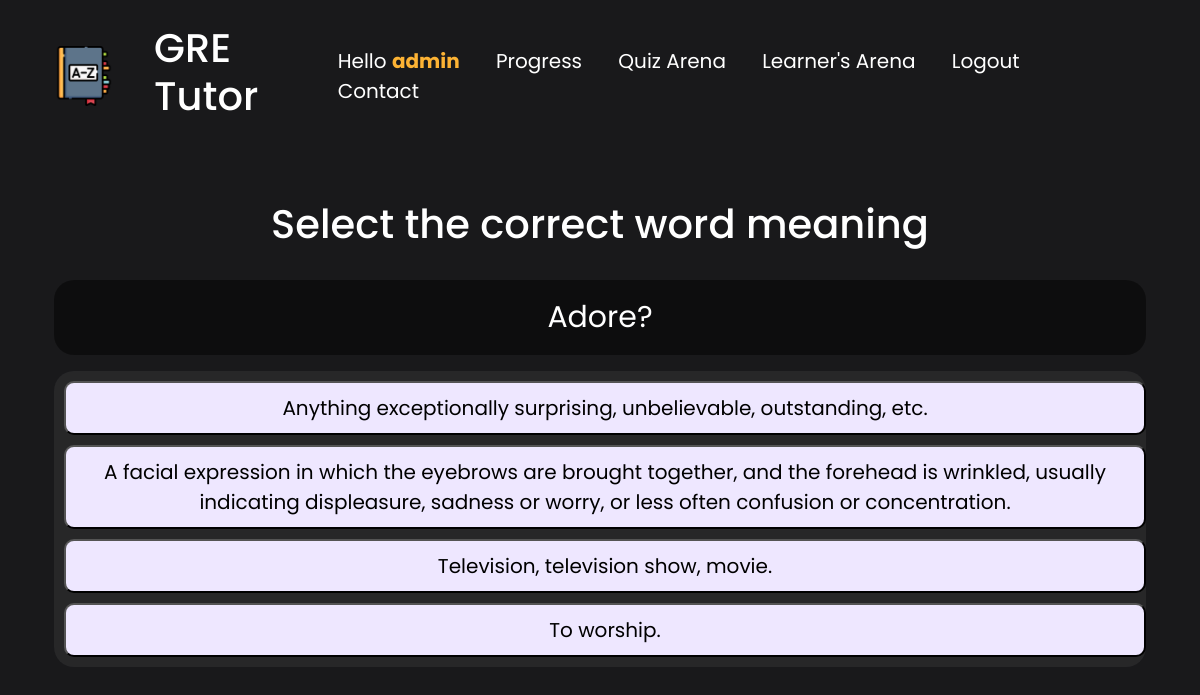
/quiz/1 (signed in), run on the app's committed database.
### gre/models.py (models this page shows, shortened)
class Word(models.Model):
    word_name = models.CharField(
        verbose_name="word name", max_length=50, null=False, unique=True, blank=False)
    meaning = models.CharField(
        verbose_name="word meaning", max_length=300, null=False, unique=True, blank=False)
    example = models.CharField(verbose_name="word example", max_length=300, null=True, blank=False)
    learner = models.ForeignKey(User, on_delete=models.CASCADE, null=False)
    category = models.ForeignKey(
        Category, on_delete=models.SET_NULL, null=True, blank=True)
    created = models.DateTimeField(auto_now_add=True)

### gre/views.py (the view)
# urls.py: path('quiz/<str:pk>', views.quiz_home, name='quiz-home'),
def quiz_home(request, pk):
    if request.user.id != int(pk):
        return redirect('error')
    if request.POST:
        ans = request.POST
        if ans["answer"] == ans["choice"]:
            messages.success(request, "Correct!")
        else:
            messages.error(request, "Wrong!")
    words = Word.objects.all().filter(learner=request.user)
    if len(words) < 4:
        return redirect('error')
    exhaust_data = list(words)[:10]
    option_data = list(words)[:10]
    temp = option_data.copy()
    q = random.choice(exhaust_data)
    exhaust_data.remove(q)
    temp.remove(q)
    other_op = [q]
    for _ in range(3):
        t = random.choice(temp)
        other_op.append(t)
        temp.remove(t)
    random.shuffle(other_op)
    context = {'other_op': other_op, 'word': q}
    return render(request, 'gre/quiz_home.html', context)

### gre/templates/gre/quiz_home.html (shortened to what this page needs)
{% include 'index.html' %} {% block content %}
<div class="container text-center p-4" style="color: white">
  <h1 class="p-4">Select the correct word meaning</h1>
  <div>
    <form action="" method="post">
      <div class="question">{{word.word_name}}?</div>
      <div class="quiz-options">
    {% for meaning in other_op %}
        <button class="block" name="choice" value="{{meaning.id}}" type="submit">
        {{meaning.meaning}}
      </button>
        {% endfor %}
      </div>
    </form>
  </div>
</div>
{% endblock content %}

### templates/index.html (shortened to what this page needs)
<!DOCTYPE html>
{% load static %}
<html lang="en">
  <head>
    <link
      href="https://cdn.jsdelivr.net/npm/bootstrap@5.3.0/dist/css/bootstrap.min.css"
      rel="stylesheet"
    />
    <link
      rel="stylesheet"
      href="https://cdnjs.cloudflare.com/ajax/libs/font-awesome/6.4.0/css/all.min.css"
    />
    <link rel="stylesheet" href="{% static 'styles/style.css' %}" />
  </head>
  <body>
    {% include 'header.html' %} {% block content %} {% endblock content %}
  </body>
</html>

### templates/header.html (shortened to what this page needs)
{% load static %}
<div>
    <nav class="navi container">
        <div class="site-logo">
            <a href="{% url 'main' %}">
                <img src="{% static 'images/site-logo.png' %}" alt="">
            </a>
                <a href="{% url 'main' %}" style="text-decoration:none;color:white;">
                    <h2 class="site-title">GRE Tutor</h4>
                </a>
            </div>
            <div class="site-options">
                {% if request.user.is_authenticated %}
                <a>Hello <b style="color:rgb(253, 179, 52);">{{request.user.username}}</b></a>
                <a href="{% url 'progress' request.user.id %}">Progress</a>
                <a href="{% url 'quiz-home' request.user.id %}">Quiz Arena</a>
                <a href="{% url 'user-profile' request.user.id %}">Learner's Arena</a>
                <a href="{% url 'logout' %}">Logout</a>
                {% else %}
                <a href="{% url 'login' %}">Login</a>
                <a href="{% url 'signup' %}">Signup</a>
                <a href="#">About Us</a>
                {% endif %}
                <a href="#">Contact</a>
        </div>
    </nav>
</div>

### static/styles/style.css (style rules this page uses)
body { font-family: "Poppins", sans-serif; background-repeat: no-repeat; background-attachment: fixed; background-size: cover; background-position: 0px -7rem; background-color: #19191b; }
.navi { display: flex; justify-content: space-between; align-items: center; padding: 1.5rem; color: white; }
.site-title { font-size: 40px; font-weight: 500; }
.site-logo { display: flex; justify-content: space-between; align-items: center; }
.site-logo img { margin-right: 2.5rem; height: 60px; }
.site-options a { font-size: 20px; margin-right: 2rem; font-weight: 400; text-decoration: none; color: white; transition: all 0.3s; }
.question { background-color: rgba(0, 0, 0, 0.468); padding: 15px; border-radius: 20px; font-size: 30px; margin-bottom: 1rem; }
.quiz-options { background-color: rgba(255, 255, 255, 0.057); color: black; font-size: 20px; padding: 5px; border-radius: 20px; }
.block { width: 100%; padding: 10px; margin: 5px; background-color: rgb(238, 231, 255); border-radius: 10px; }

### data on the page
Word: word_name "Adore", {{ meaning.id }} 27 (drawn), meaning "To worship."
Word: {{ meaning.id }} 21 (drawn), meaning "Anything exceptionally surprising, unbelievable, outstanding, etc."
Word: {{ meaning.id }} 31 (drawn), meaning "A facial expression in which the eyebrows are brought together, and the forehead is wrinkled, usually indicating displeasure, sadness or worry, or less often confusion or concentration."
Word: {{ meaning.id }} 30 (drawn), meaning "Television, television show, movie."

### other printed values
{{ request.user.username }} "admin"
